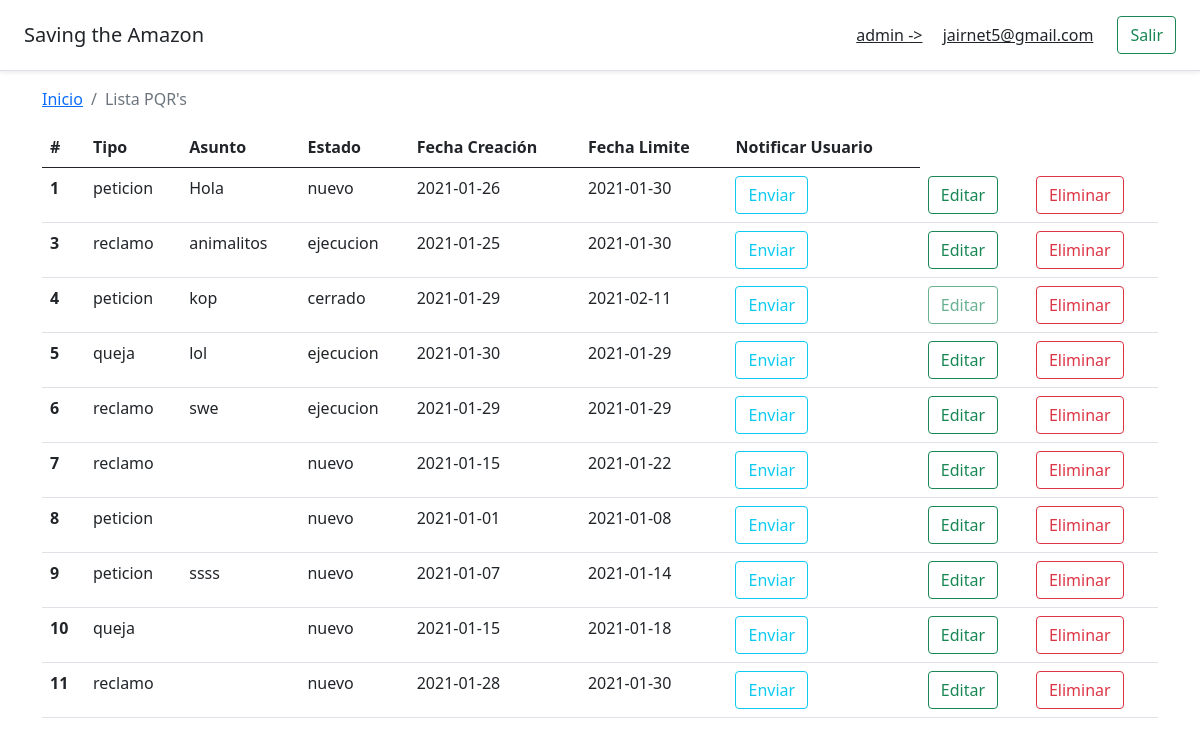
The page /listPQR.php (signed in) on the database its author committed.
### tables this page shows
CREATE TABLE `users` (
  `id` int(11) NOT NULL,
  `email` varchar(100) NOT NULL,
  `password` varchar(100) NOT NULL,
  `name` varchar(100) NOT NULL,
  `last_name` varchar(100) NOT NULL,
  `role` varchar(100) NOT NULL
);

CREATE TABLE `pqrs` (
  `id` int(11) NOT NULL,
  `user_id` int(11) NOT NULL,
  `type` varchar(100) NOT NULL,
  `topic` varchar(100) NOT NULL,
  `state` varchar(100) NOT NULL,
  `date_create` date NOT NULL,
  `date_limit` date NOT NULL
);

### listPQR.php (the view, shortened to what this page needs)
<?php
    require 'database.php';
    if (isset($_SESSION['user_id'])) {
        $queryPQR = 'SELECT * FROM pqrs';
        $recordsPQR = $conn->prepare($queryPQR);
        $recordsPQR->execute();
        $resultsPQR = $recordsPQR->fetchAll();
        $query = 'SELECT id, email, password, role FROM users WHERE id = :id';
        $records = $conn->prepare($query);
        $records->bindParam(':id',$_SESSION['user_id']);
        $records->execute();
        $results = $records->fetch(PDO::FETCH_ASSOC);
        $user = null;
        if (count($results) >0) {
            $user = $results;
        }
    }
?>
<!doctype html>
<html lang="en" class="h-100">
  <head>
    <link href="https://cdn.jsdelivr.net/npm/bootstrap@5.0.0-beta1/dist/css/bootstrap.min.css" rel="stylesheet">
    <link href="https://getbootstrap.com/docs/5.0/examples/sticky-footer/sticky-footer.css" rel="stylesheet">
  </head>
  <body class="d-flex flex-column h-100">
  <?php if(!empty($user)): ?>
    <header class="d-flex flex-column flex-md-row align-items-center p-3 px-md-4 mb-3 bg-white border-bottom shadow-sm">
        <p class="h5 my-0 me-md-auto fw-normal">Saving the Amazon</p>
        <nav class="my-2 my-md-0 me-md-3">
            <a class="p-2 text-dark"><?= $user['role'] ?> -></a>
            <a class="p-2 text-dark"><?= $user['email'] ?></a>
        </nav>
        <a class="btn btn-outline-success" href="logout.php">Salir</a>
    </header>
    <main class="flex-shrink-0">
    <div class="container">
        <nav aria-label="breadcrumb">
            <ol class="breadcrumb">
                <li class="breadcrumb-item"><a href="dashboard.php">Inicio</a></li>
                <li class="breadcrumb-item active" aria-current="page">Lista PQR's</li>
            </ol>
        </nav>
        <table class="table">
            <thead>
                <tr>
                <th scope="col">#</th>
                <th scope="col">Tipo</th>
                <th scope="col">Asunto</th>
                <th scope="col">Estado</th>
                <th scope="col">Fecha Creación</th>
                <th scope="col">Fecha Limite</th>
                <th scope="col">Notificar Usuario</th>
                </tr>
            </thead>
            <tbody>
                <?php foreach ($resultsPQR as $key => $value) { ?>
                    <tr>
                    <th scope="row"><?=$value['id'];?></th>
                    <td><?=$value['type'];?></td>
                    <td><?=$value['topic'];?></td>
                    <td><?=$value['state'];?></td>
                    <td><?=$value['date_create'];?></td>
                    <td><?=$value['date_limit'];?></td>
                    <td><a href="notifyPQR.php?id=<?php echo $value['id']; ?>" class="btn btn-outline-info">Enviar</a></td>
                    <?php if($value['state']=='cerrado'): ?>
                      <td><button type="button" class="btn btn-outline-success" disabled>Editar</button></td>
                    <?php endif; ?>
                    <?php if($value['state']!='cerrado'): ?>
                      <td><a href="editPQR.php?id=<?php echo $value['id']; ?>" class="btn btn-outline-success">Editar</a></td>
                    <?php endif; ?>
                    <td><a href="deletePQR.php?id=<?php echo $value['id']; ?>" class="btn btn-outline-danger">Eliminar</a></td>
                    </tr>
                <?php } ?>
            </tbody>
        </table>
    </div>
    </main>
    <?php endif; ?>
  </body>
</html>

### rows shown on the page
users: role "admin", email "jairnet5@gmail.com"
pqrs: id "1", type "peticion", topic "Hola", state "nuevo", date_create "2021-01-26", date_limit "2021-01-30"
pqrs: id "3", type "reclamo", topic "animalitos", state "ejecucion", date_create "2021-01-25", date_limit "2021-01-30"
pqrs: id "4", type "peticion", topic "kop", state "cerrado", date_create "2021-01-29", date_limit "2021-02-11", shows "Editar"
pqrs: id "5", type "queja", topic "lol", state "ejecucion", date_create "2021-01-30", date_limit "2021-01-29"
pqrs: id "6", type "reclamo", topic "swe", state "ejecucion", date_create "2021-01-29", date_limit "2021-01-29"
pqrs: id "7", type "reclamo", state "nuevo", date_create "2021-01-15", date_limit "2021-01-22"
pqrs: id "8", type "peticion", state "nuevo", date_create "2021-01-01", date_limit "2021-01-08"
pqrs: id "9", type "peticion", topic "ssss", state "nuevo", date_create "2021-01-07", date_limit "2021-01-14"
pqrs: id "10", type "queja", state "nuevo", date_create "2021-01-15", date_limit "2021-01-18"
pqrs: id "11", type "reclamo", state "nuevo", date_create "2021-01-28", date_limit "2021-01-30"
